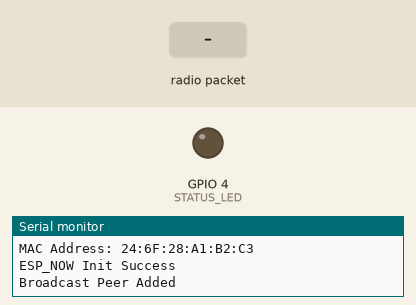
Recording of a sketch running on a simulated ESP32. Parts: output pins drawn as LEDs (lit = HIGH), the last lines printed to the serial monitor. The test bench sets the inputs (shaded band).

Above: at 1.2 s.
1.3 s: radio packet "ON" arrives
At 2.0 s:
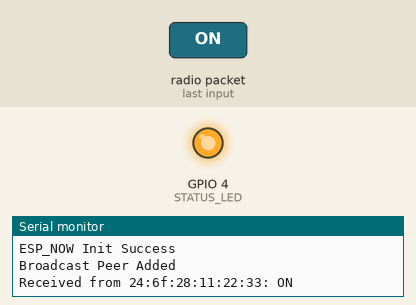
4.3 s: radio packet "OFF" arrives
At 5.4 s:
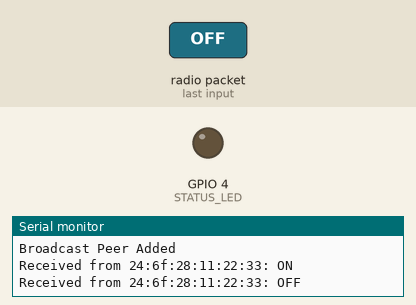
Timing chart, 0 to 7.3 s (numbered marks = the images above; inputs shaded):
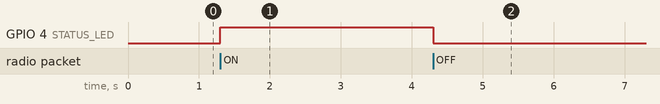

The sketch:

Broadcast.ino
```cpp
#include <WiFi.h>
#include <esp_now.h>

// Define LED and button pins
#define STATUS_LED 4        // GPIO4 for LED (Change if needed)

// Define global state
String lastMessage = "";

// Define Broadcast Address (All Devices)
uint8_t broadcastAddress[] = {0xFF, 0xFF, 0xFF, 0xFF, 0xFF, 0xFF};

void formatMacAddress(const uint8_t *macAddr, char *buffer, int maxLength) {
  snprintf(buffer, maxLength, "%02x:%02x:%02x:%02x:%02x:%02x",
           macAddr[0], macAddr[1], macAddr[2], macAddr[3], macAddr[4], macAddr[5]);
}

// Callback: When Data is Received
void receiveCallback(const esp_now_recv_info_t *recv_info, const uint8_t *data, int dataLen) {
  char buffer[ESP_NOW_MAX_DATA_LEN + 1];
  int msgLen = min(ESP_NOW_MAX_DATA_LEN, dataLen);
  strncpy(buffer, (const char *)data, msgLen);
  buffer[msgLen] = 0;  // Null terminate

  // Format MAC Address
  char macStr[18];
  formatMacAddress(recv_info->src_addr, macStr, sizeof(macStr));

  // Print received message
  Serial.printf("Received from %s: %s\n", macStr, buffer);

  // Store last received message
  lastMessage = String(buffer);

  // Control LED based on received message
  if (lastMessage.equals("ON")) {
    digitalWrite(STATUS_LED, HIGH);
  } else if (lastMessage.equals("OFF")) {
    digitalWrite(STATUS_LED, LOW);
  }
}

// Callback: When Data is Sent
void sentCallback(const uint8_t *macAddr, esp_now_send_status_t status) {
  char macStr[18];
  formatMacAddress(macAddr, macStr, sizeof(macStr));
  Serial.printf("Last Packet Sent to: %s - Status: %s\n", macStr, status == ESP_NOW_SEND_SUCCESS ? "Success" : "Fail");
}

// Function to Broadcast a Message
void broadcast(const String &message) {
  esp_err_t result = esp_now_send(broadcastAddress, (const uint8_t *)message.c_str(), message.length());

  // Print Result
  if (result == ESP_OK) {
    Serial.printf("Broadcast Sent: %s\n", message.c_str());
  } else {
    Serial.printf("Broadcast Failed (Error Code: %d)\n", result);
  }
}

void setup() {
  Serial.begin(115200);
  WiFi.mode(WIFI_STA);
  Serial.println("ESP-NOW Broadcast with Serial & Button");

  Serial.print("MAC Address: ");
  Serial.println(WiFi.macAddress());

  WiFi.disconnect();

  if (esp_now_init() == ESP_OK) {
    Serial.println("ESP_NOW Init Success");
    esp_now_register_recv_cb(receiveCallback);
    esp_now_register_send_cb(sentCallback);

    // ✅ Register Broadcast Peer (REQUIRED)
    esp_now_peer_info_t peerInfo = {};
    memcpy(peerInfo.peer_addr, broadcastAddress, 6);
    peerInfo.channel = 0;
    peerInfo.encrypt = false;
    if (esp_now_add_peer(&peerInfo) == ESP_OK) {
      Serial.println("Broadcast Peer Added");
    } else {
      Serial.println("Failed to Add Broadcast Peer");
    }
  } else {
    Serial.println("ESP-NOW Init Failed");
    delay(3000);
    ESP.restart();
  }


  pinMode(STATUS_LED, OUTPUT);
  digitalWrite(STATUS_LED, LOW);
}

void loop() {

  // ✅ Check for user input in Serial Monitor
  if (Serial.available()) {
    String lastMessage = Serial.readStringUntil('\n');
    lastMessage.trim();  // Remove extra spaces/newlines

    if (lastMessage.length() > 0)
    {
      broadcast(lastMessage);  // ✅ Broadcast user input
      return;
    }
    else
    {
      return;
    }
  }
  else
  {
    return;
  }
  // ✅ Check if ON or OFF
  if (lastMessage.equals("ON"))
  {
    digitalWrite(STATUS_LED, LOW);
    broadcast("ON");
    delay(500); // Debounce delay
    return;
  }
  else
  {
    digitalWrite(STATUS_LED, HIGH);
    broadcast("OFF");
    return;
  }
}
```

Measured:
- after the input at 1.3 s, GPIO 4 (STATUS_LED): LOW → HIGH at once
- after the input at 4.3 s, GPIO 4 (STATUS_LED): HIGH → LOW at once
